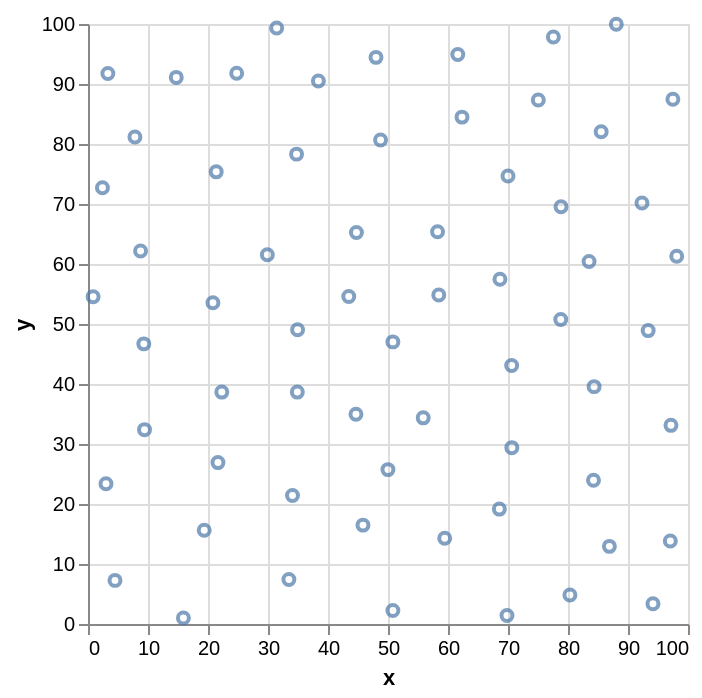

Write notebook code for a chart like this one.
### Markdown cell above
Plot the samples after poisson disk sampling:

### Code cell
# plot chart 
alt.Chart(data = df).mark_point().encode(
    x='x',
    y='y'
)

### Figure 1 — Vega-Lite specification as saved in the notebook (floating-point values rounded to 4 significant figures)
{"config": {"view": {"continuousWidth": 300, "continuousHeight": 300}}, "data": {"name": "data-21799ce32b11e948860280d9d9633b7a"}, "mark": {"type": "point"}, "encoding": {"x": {"field": "x", "type": "quantitative"}, "y": {"field": "y", "type": "quantitative"}}, "$schema": "https://vega.github.io/schema/vega-lite/v6.1.0.json", "datasets": {"data-21799ce32b11e948860280d9d9633b7a": [{"x": 61.63, "y": 94.91}, {"x": 48.0, "y": 94.44}, {"x": 75.05, "y": 87.33}, {"x": 62.33, "y": 84.48}, {"x": 48.76, "y": 80.67}, {"x": 70.0, "y": 74.67}, {"x": 44.74, "y": 65.26}, {"x": 58.26, "y": 65.38}, {"x": 68.66, "y": 57.47}, {"x": 50.81, "y": 47.02}, {"x": 38.4, "y": 90.51}, {"x": 78.84, "y": 69.55}, {"x": 34.76, "y": 78.31}, {"x": 85.53, "y": 82.05}, {"x": 34.89, "y": 38.65}, {"x": 97.48, "y": 87.46}, {"x": 92.33, "y": 70.16}, {"x": 83.51, "y": 60.43}, {"x": 21.37, "y": 75.36}, {"x": 77.56, "y": 97.84}, {"x": 7.82, "y": 81.17}, {"x": 88.05, "y": 99.95}, {"x": 24.78, "y": 91.79}, {"x": 78.79, "y": 50.74}, {"x": 3.31, "y": 91.75}, {"x": 93.36, "y": 48.9}, {"x": 8.76, "y": 62.17}, {"x": 97.16, "y": 33.11}, {"x": 2.41, "y": 72.7}, {"x": 84.35, "y": 39.56}, {"x": 0.85, "y": 54.54}, {"x": 29.89, "y": 61.54}, {"x": 55.87, "y": 34.36}, {"x": 58.46, "y": 54.84}, {"x": 34.93, "y": 49.05}, {"x": 34.08, "y": 21.43}, {"x": 98.12, "y": 61.3}, {"x": 43.46, "y": 54.59}, {"x": 45.83, "y": 16.48}, {"x": 14.71, "y": 91.1}, {"x": 44.66, "y": 34.97}, {"x": 20.82, "y": 53.53}, {"x": 21.66, "y": 26.9}, {"x": 70.61, "y": 43.08}, {"x": 22.3, "y": 38.65}, {"x": 33.48, "y": 7.41}, {"x": 97.05, "y": 13.84}, {"x": 9.3, "y": 46.69}, {"x": 9.42, "y": 32.39}, {"x": 19.37, "y": 15.63}, {"x": 70.64, "y": 29.39}, {"x": 86.9, "y": 12.94}, {"x": 3.0, "y": 23.37}, {"x": 49.99, "y": 25.73}, {"x": 84.25, "y": 23.96}, {"x": 50.81, "y": 2.26}, {"x": 15.9, "y": 0.99}, {"x": 4.5, "y": 7.27}, {"x": 59.45, "y": 14.3}, {"x": 31.45, "y": 99.34}, {"x": 68.56, "y": 19.15}, {"x": 80.32, "y": 4.83}, {"x": 94.16, "y": 3.38}, {"x": 69.83, "y": 1.43}]}}
